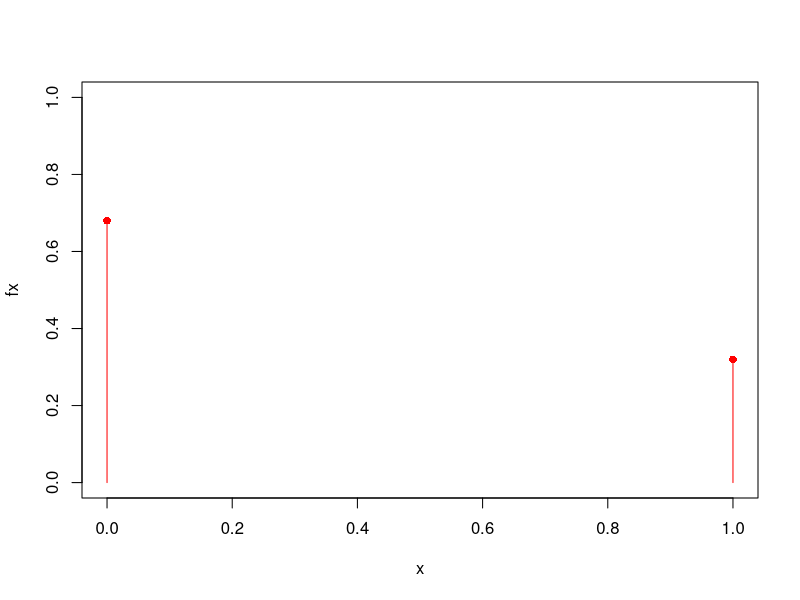
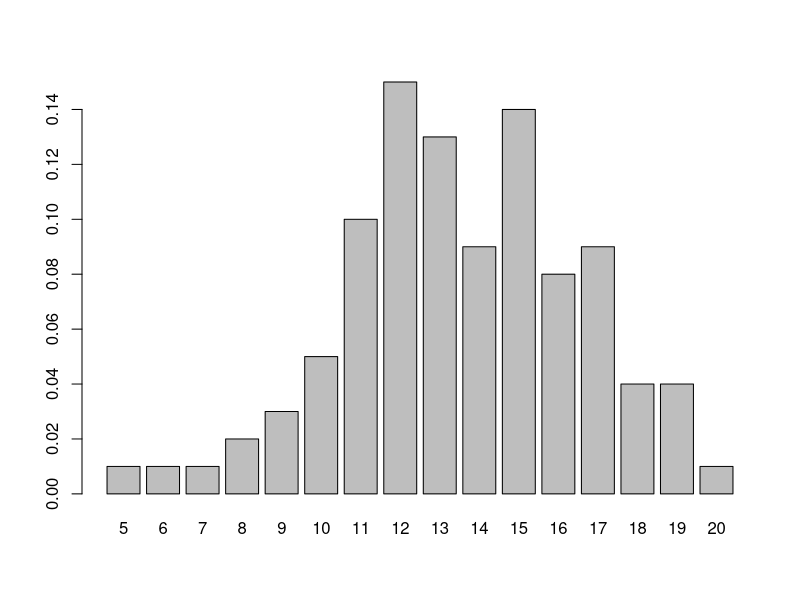
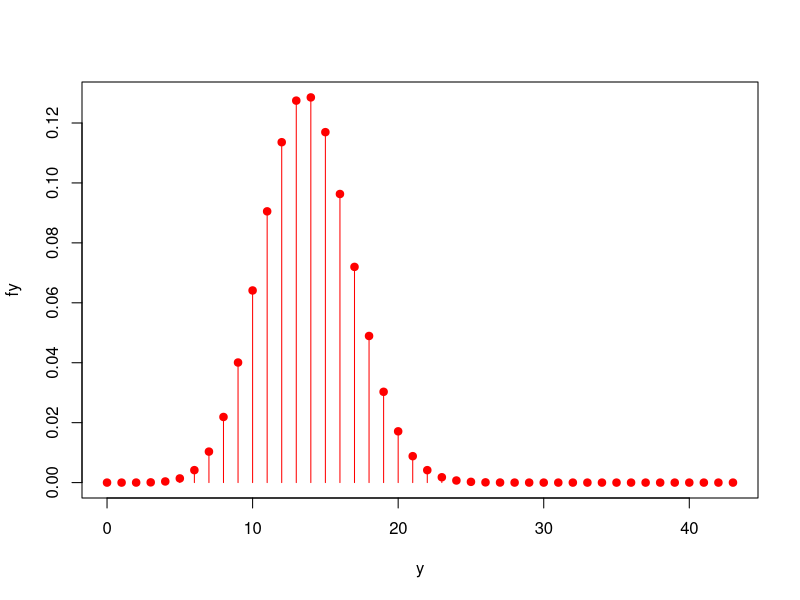
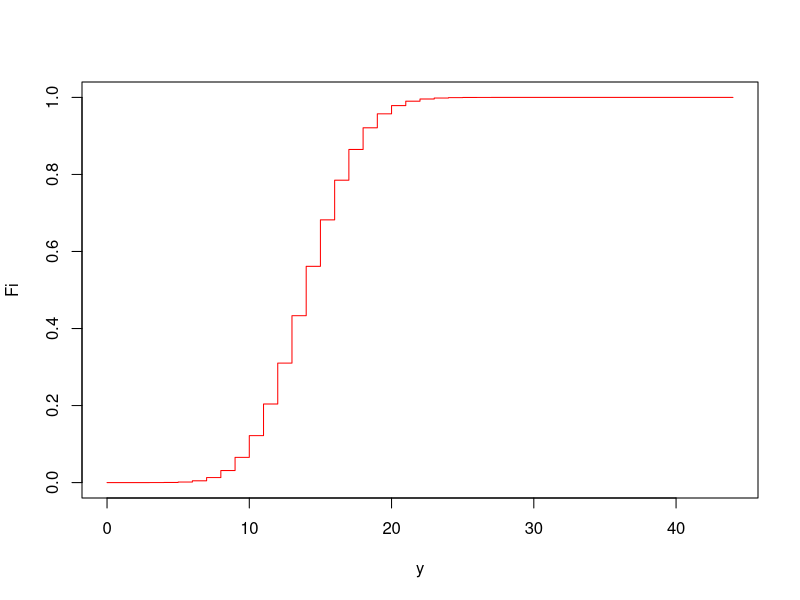

Reproduce these figures in R, in order. (Note: this script raises an error after producing the figures.)
#solucio problema 1
x<- c(0,1)
fx<- c(0.68,0.32)

#taula probabilitat
cbind(x,fx)

plot(x,fx,pch=16,col='red',ylim=c(0,1))
lines(x,fx,type='h',col='red')

mu<- sum(x*fx)
mu

sigmasq<-sum((x-mu)^2*fx) #resultat apartat A
sigmasq
n<-43
Y<-function(i)sum(sample(x,n, prob=fx,replace=TRUE))
#bucle

m<-100
muestra<-sapply(1:m,Y)
muestra
fi<-table(muestra)/m
fi

data.frame(fi)
barplot(fi)
#frequencies relatives
data.frame(fi,fi=cumsum(fi))

#taula prob
data.frame(Y=0:43)
prob=dbinom(0:43,43,0.32)
############
y<-0:43
fy<-dbinom(y,43,0.32)

plot(y,fy,pch=19,col='red') #binomial
lines(y,fy,col='red',type='h')

#taula prob
y<-0:44
Pi<-dbinom(y,44,0.32)
df<-data.frame(Y=0:44,prob=dbinom(0:44,44,0.32))
Fi<-cumsum(df$prob)
cbind(y,fi,Fi)
pbinom(16,44,0.32)
plot(y,Fi,type='s',col='red')
h